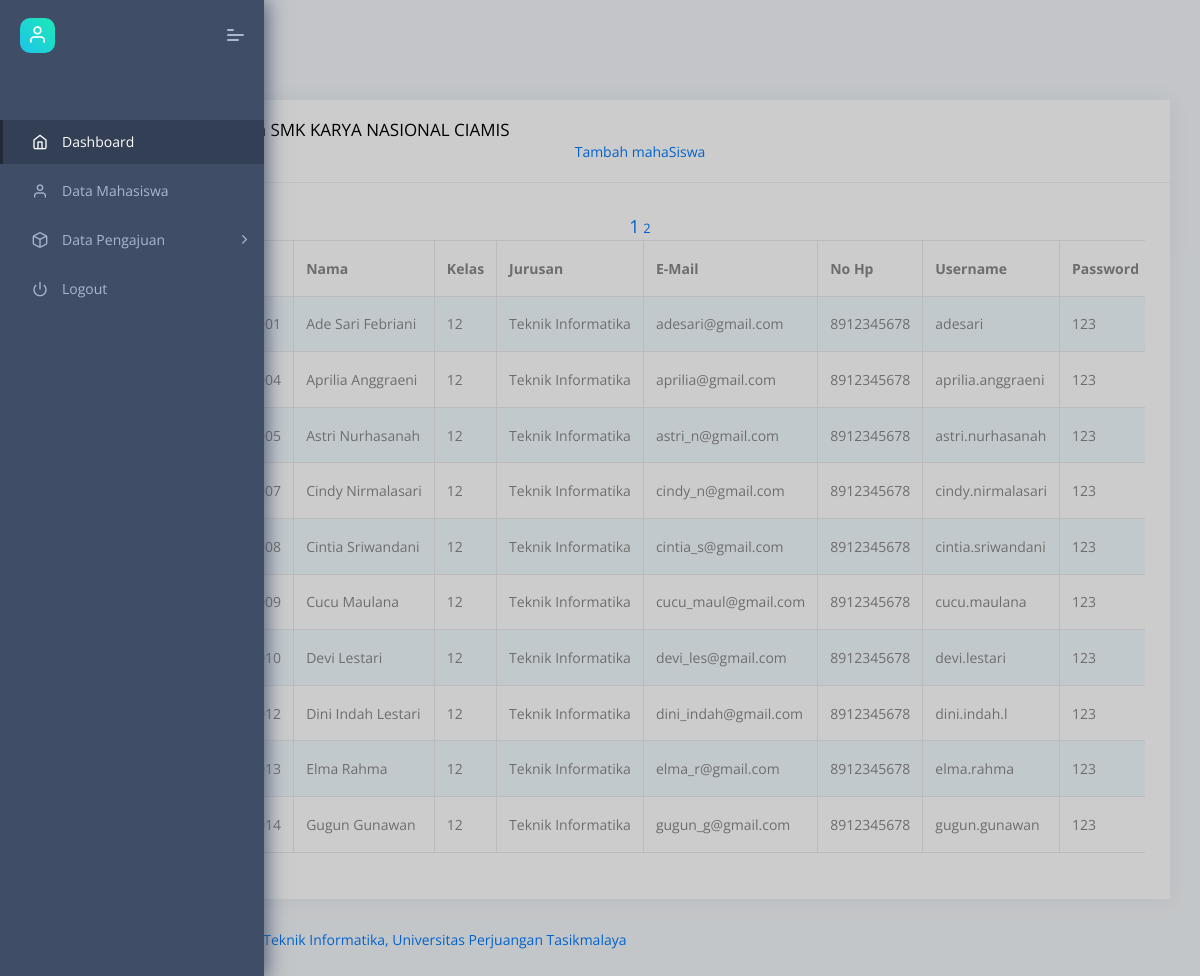
/datamahasiswa.php, run on the app's committed database.
### tables this page shows
CREATE TABLE `mahasiswa` (
  `id_mahasiswa` int(10) NOT NULL,
  `nis` varchar(20) NOT NULL,
  `namamahasiswa` varchar(50) NOT NULL,
  `kelas` varchar(20) NOT NULL,
  `jurusan` varchar(50) NOT NULL,
  `email` varchar(50) NOT NULL,
  `nohp` bigint(12) NOT NULL,
  `uname` varchar(50) NOT NULL,
  `pass` varchar(50) NOT NULL,
  `level` varchar(50) NOT NULL
);

### function1.php (called while the page is built, shortened)
<?php
$conn = mysqli_connect("localhost", "root", "", "dbkp");
function query($query) {
	global $conn;
	$result = mysqli_query($conn, $query);
	$rows = [];
	while ($row = mysqli_fetch_assoc($result)) {
		$rows[] = $row;
	}
	return $rows;
}
 ?>

### datamahasiswa.php (the view, shortened to what this page needs)
<?php
  require 'function1.php';
  $jumlahdataperhalaman = 10;
  $jumlahdata = count( query ("SELECT * FROM mahasiswa") );
  $jumlahhalaman = ceil($jumlahdata / $jumlahdataperhalaman );
  $halamanaktif = (isset($_GET["halaman"]) ) ? $_GET ["halaman"] : 1 ;
  $awaldata = ( $jumlahdataperhalaman * $halamanaktif ) - $jumlahdataperhalaman;
  $pkl = query("SELECT * FROM mahasiswa LIMIT $awaldata, $jumlahdataperhalaman");
 ?>
<?php include('navbar_admin.php'); ?>
<div class="pcoded-main-container">
    <div class="pcoded-wrapper">
    <div class="pcoded-content">
      <div class="content">
        <div class="row">
          <div class="col-md-12">
            <div class="card">
              <div class="card-header">
                <h5 class="card-category">Data mahaSiswa SMK KARYA NASIONAL CIAMIS</h5>
                <a href="tambahmahasiswa.php"> <center>Tambah mahaSiswa</center></a>
              </div>
              <div class="card-body">
                <div class="table-responsive">
                <table class="table table-striped table-bordered nowrap">
                <thead>
                      <tr>
                        <th width="4%">No</th>
                        <th>NIS</th>
                        <th>Nama</th>
                        <th>Kelas</th>
                        <th>Jurusan</th>
                        <th>E-Mail</th>
                        <th>No Hp</th>
                        <th>Username</th>
                        <th>Password</th>
                      </tr>
                    </thead>
                    <tbody>
                      <tr>
                      <?php $i=1; ?>
                      <?php foreach ($pkl as $row): ?>
                        <td><?php echo $i; ?></td>
                        <td><?php echo $row["nis"] ?></td>
                        <td><?php echo $row["namamahasiswa"] ?></td>
                        <td><?php echo $row["kelas"] ?></td>
                        <td><?php echo $row["jurusan"] ?></td>
                        <td><?php echo $row["email"] ?></td>
                        <td><?php echo $row["nohp"] ?></td>
                        <td><?php echo $row["uname"] ?></td>
                        <td><?php echo $row["pass"] ?></td>
                      </tr>
                      <?php $i++; ?>
                      <?php endforeach; ?>
                    <center>
                        <?php for ( $h = 1; $h <= $jumlahhalaman; $h++ ) : ?>
                          <?php if ($h == $halamanaktif) : ?>
                            <a href="?halaman=<?= $h; ?>" style="font-size: large;"><?php echo $h; ?></a>
                          <?php else : ?>
                            <a href="?halaman=<?= $h; ?>" style="font-size: small;"><?php echo $h; ?></a>
                          <?php endif; ?>
                        <?php endfor; ?>
                    </center>
                    </tbody>
                </table>
                </div>
              </div>
            </div>
          </div>
        </div>
      </div>
      <footer class="footer">
        <div class="container-fluid">
          <div class="copyright" id="copyright">
            <a href="unper.ac.id" target="unper.ac.id">Teknik Informatika, Universitas Perjuangan Tasikmalaya</a>
          </div>
        </div>
      </footer>
</div>

### navbar_admin.php (shortened to what this page needs)
<!DOCTYPE html>
<html lang="en">
<head>
    <link rel="stylesheet" href="assets/fonts/fontawesome/css/fontawesome-all.min.css">
    <link rel="stylesheet" href="assets/plugins/animation/css/animate.min.css">
    <link rel="stylesheet" href="assets/css/style.css">
</head>
<body>
    <nav class="pcoded-navbar">
        <div class="navbar-wrapper">
            <div class="navbar-brand header-logo">
                <a href="biodata_admin.php" class="b-brand">
                    <div class="b-bg">
                        <i class="feather icon-user"></i>
                    </div>
                </a>
                <a class="mobile-menu" id="mobile-collapse" href="javascript:"><span></span></a>
            </div>
            <div class="navbar-content scroll-div">
                <ul class="nav pcoded-inner-navbar">
                    <li class="nav-item pcoded-menu-caption">
                    </li>
                    <li data-username="dashboard Default Ecommerce CRM Analytics Crypto Project" class="nav-item active">
                        <a href="biodata_admin.php" class="nav-link "><span class="pcoded-micon"><i class="feather icon-home"></i></span><span class="pcoded-mtext">Dashboard</span></a>
                    </li>
                     <li data-username="Table bootstrap datatable footable" class="nav-item">
                        <a href="datamahasiswa.php" class="nav-link "><span class="pcoded-micon"><i class="feather icon-user"></i></span><span class="pcoded-mtext">Data Mahasiswa</span></a>
                    </li>
                    <li data-username="basic components Button Alert Badges breadcrumb Paggination progress Tooltip popovers Carousel Cards Collapse Tabs pills Modal Grid System Typography Extra Shadows Embeds" class="nav-item pcoded-hasmenu">
                        <a href="javascript:" class="nav-link "><span class="pcoded-micon"><i class="feather icon-box"></i></span><span class="pcoded-mtext">Data Pengajuan</span></a>
                    </li>
                    <li data-username="Table bootstrap datatable footable" class="nav-item">
                        <a href="logout.php" class="nav-link "><span class="pcoded-micon"><i class="feather icon-power"></i></span><span class="pcoded-mtext">Logout</span></a>
                    </li>
            </div>
        </div>
    </nav>
    <header class="navbar pcoded-header navbar-expand-lg navbar-light">
        <div class="collapse navbar-collapse">
            <ul class="navbar-nav mr-auto">
                <li><a href="javascript:" class="full-screen" onclick="javascript:toggleFullScreen()"><i class="feather icon-maximize"></i></a></li>
            </ul>
        </div>
    </header>
</body>
</html>

### data on the page
mahasiswa: namamahasiswa "Ade Sari Febriani", kelas "12", jurusan "Teknik Informatika", email "adesari@gmail.com", nohp "8912345678", uname "adesari", pass "123"
mahasiswa: namamahasiswa "Aprilia Anggraeni", kelas "12", jurusan "Teknik Informatika", email "aprilia@gmail.com", nohp "8912345678", uname "aprilia.anggraeni", pass "123"
mahasiswa: namamahasiswa "Astri Nurhasanah", kelas "12", jurusan "Teknik Informatika", email "astri_n@gmail.com", nohp "8912345678", uname "astri.nurhasanah", pass "123"
mahasiswa: namamahasiswa "Cindy Nirmalasari", kelas "12", jurusan "Teknik Informatika", email "cindy_n@gmail.com", nohp "8912345678", uname "cindy.nirmalasari", pass "123"
mahasiswa: namamahasiswa "Cintia Sriwandani", kelas "12", jurusan "Teknik Informatika", email "cintia_s@gmail.com", nohp "8912345678", uname "cintia.sriwandani", pass "123"
mahasiswa: namamahasiswa "Cucu Maulana", kelas "12", jurusan "Teknik Informatika", email "cucu_maul@gmail.com", nohp "8912345678", uname "cucu.maulana", pass "123"
mahasiswa: namamahasiswa "Devi Lestari", kelas "12", jurusan "Teknik Informatika", email "devi_les@gmail.com", nohp "8912345678", uname "devi.lestari", pass "123"
mahasiswa: namamahasiswa "Dini Indah Lestari", kelas "12", jurusan "Teknik Informatika", email "dini_indah@gmail.com", nohp "8912345678", uname "dini.indah.l", pass "123"
mahasiswa: namamahasiswa "Elma Rahma", kelas "12", jurusan "Teknik Informatika", email "elma_r@gmail.com", nohp "8912345678", uname "elma.rahma", pass "123"
mahasiswa: namamahasiswa "Gugun Gunawan", kelas "12", jurusan "Teknik Informatika", email "gugun_g@gmail.com", nohp "8912345678", uname "gugun.gunawan", pass "123"
